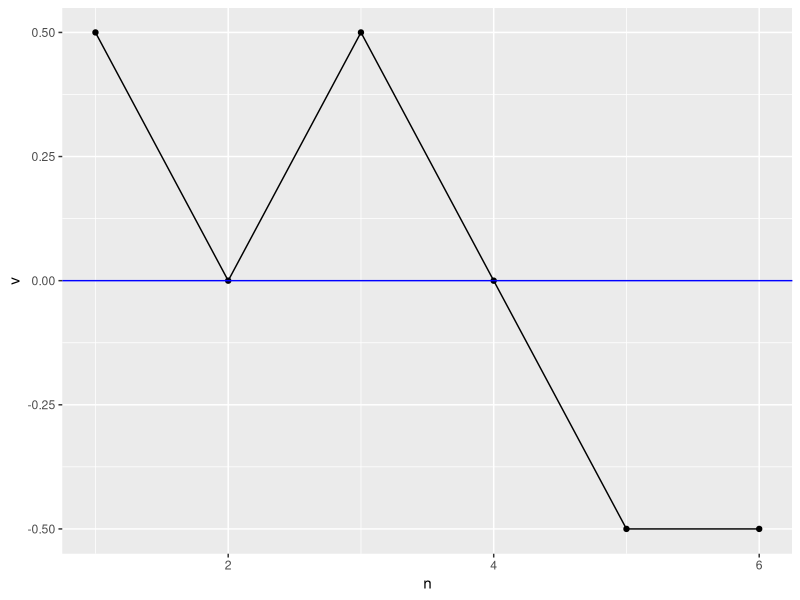

Generate this figure with R:
# Mining Massive Datasets Quiz for Week 3


library(igraph)
library(stringr)

# -- Question1 ------------------------------------------------------------------------
# Construct the adjacency matrix A, the degree matrix D, and the Laplacian matrix L
# from the adjaceny list below 
# Then identify the true statement from the list below

# read in the adjacency list data  
data1 <- read.csv(

	text = "A,C,F
			B,E,H
			C,A,D,F
			D,C,E,G
			E,B,D,H
			F,A,C,G
			G,D,F,H
			H,B,E,G",
	header = FALSE,
	stringsAsFactors = FALSE
)

# preprocessing : strim the white spaces 
data1 <- data.frame( sapply( data1, str_trim ) )

# match the letters with its corresponding index
# [LetterToNumbers] : convert the original letter dataframe to index
# e.g. A gets convert to 1, C to 3 etc.
LetterToNumbers <- function( df )
{
	df <- sapply( df, function(x)
	{
		# use LETTERS for capital letters 
		match( x, LETTERS )
	})
	return(df)
} 
data1 <- LetterToNumbers(data1)

# [AdjacencyList] : convert the index data frame to a adjacency list 
AdjacencyList <- function( df )
{
	adj_list <- list()
	for( i in 1:nrow(df) )
	{
		row <- df[ i, complete.cases( df[i,] ) ]
		adj_list[[ row[1] ]] <- row[ 2:length(row) ] 
	}
	return( adj_list )	
}
adj_list <- AdjacencyList(data1)

# convert the list to a igraph adjacency list type 
graph_list <- graph.adjlist(adj_list)

# calculate the sum of the degree 
sum( degree( graph_list, mode = "out" ) )
# Answer : The sum of the entries of D is 22.

# testing code, not-related
# obtain the matrix, represented as a sparse matrix
# you can use as.matrix to convert to normal matrix 
get.adjacency(graph_list)


# -- Question2 ------------------------------------------------------------------------
# The goal is to find two clusters in this graph using Spectral Clustering on the Laplacian matrix. 
# Compute the Laplacian of this graph and the 2nd eigenvector of the Laplacian 
# (the one corresponding to the 2nd smallest eigenvalue).
# To cluster the points, we decide to split at the mean value. We say that a node is a tie 
# if its value in the eigen-vector is exactly equal to the mean value. 
# Let's assume that if a point is a tie, we choose its cluster at random. 
# Identify the true statement from the list below.

# edge list data
data2 <- read.csv(

	text = "1,2
			1,3
			2,1
			2,4
			2,6
			3,1
			3,4
			4,2
			4,3
			4,5
			5,4
			5,6
			6,2
			6,5",
	header = FALSE,
)
names(data2) <- c( "tail", "head" )

edge_list <- graph.data.frame( data2 )
laplacian <- graph.laplacian(edge_list)

# second smallest eigenvalue's eigenvectors 
# after obtaining the eigenvectors you can choose to split the graph accordingly

eigen_vector <- eigen(laplacian)$vector[ , 5 ]
eigen_vector > mean(eigen_vector)

# visualize the eigen vector, and the splitting point 
library(ggplot2)
ggplot( data.frame( n = 1:length(eigen_vector), v = eigen_vector), aes( n, v ) ) + 
geom_point() + 
geom_line() + 
geom_hline( yintercept = mean(eigen_vector), color = "blue" )

# Answer : 2 is a tie




